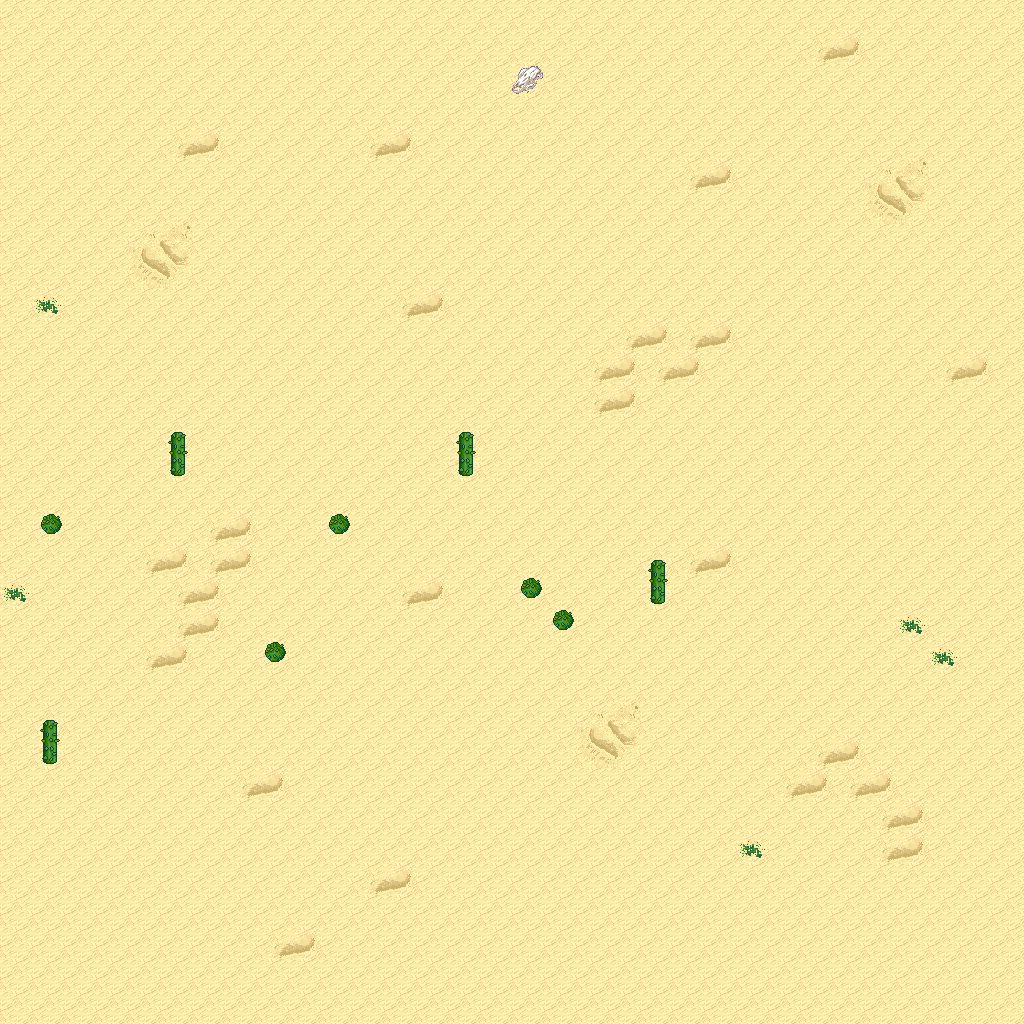

A 2D game scene composited from a Tiled map and its tileset images. What follows is a short description and the map's XML, with each tile layer's data collapsed to a summary:
An orthogonal 32x32 tile map with 32x32 px tiles, 5 tile layers (Ground, Objects, Objects2, Above, ...), 1 hidden layer not drawn, 6 tilesets.

<map version="1.10" tiledversion="1.11.0" orientation="orthogonal" renderorder="right-down" width="32" height="32" tilewidth="32" tileheight="32" infinite="0" nextlayerid="11" nextobjectid="1">
 <tileset firstgid="1" name="logic_collision" tilewidth="32" tileheight="32" tilecount="1" columns="1">
  <image source="../drawable/logic_collision.png" width="32" height="32" />
 </tileset>
 <tileset firstgid="2" name="terrain_desert" tilewidth="32" tileheight="32" tilecount="88" columns="8">
  <image source="../drawable/terrain_desert.png" width="256" height="352" />
 </tileset>
 <tileset firstgid="90" name="ground_sand_2" tilewidth="32" tileheight="32" tilecount="15" columns="5">
  <image source="../drawable/ground_sand_2.png" width="160" height="96" />
 </tileset>
 <tileset firstgid="105" name="plant_cactus_2" tilewidth="32" tileheight="32" tilecount="10" columns="5">
  <image source="../drawable/plant_cactus_2.png" width="160" height="64" />
 </tileset>
 <tileset firstgid="115" name="plant_round_cactuses" tilewidth="32" tileheight="32" tilecount="20" columns="10">
  <image source="../drawable/plant_round_cactuses.png" width="320" height="64" />
 </tileset>
 <tileset firstgid="135" name="plant_cactus" tilewidth="32" tileheight="32" tilecount="2" columns="1">
  <image source="../drawable/plant_cactus.png" width="32" height="64" />
 </tileset>
 <layer id="1" name="Ground" width="32" height="32">
  <data>[1024 cells, 1024 non-empty, 9 distinct tile ids]</data>
 </layer>
 <layer id="2" name="Objects" width="32" height="32">
  <data>[1024 cells, 9 non-empty, 2 distinct tile ids]</data>
 </layer>
 <layer id="3" name="Objects2" width="32" height="32">
  <data>[1024 cells, 0 non-empty, 0 distinct tile ids]</data>
 </layer>
 <layer id="4" name="Above" width="32" height="32">
  <data>[1024 cells, 4 non-empty, 1 distinct tile ids]</data>
 </layer>
 <layer id="5" name="Above2" width="32" height="32">
  <data>[1024 cells, 0 non-empty, 0 distinct tile ids]</data>
 </layer>
 <layer id="6" name="Walkable" width="32" height="32" visible="0">
  <data>[1024 cells, 10 non-empty, 1 distinct tile ids]</data>
 </layer>
 <objectgroup id="7" name="Mapevents" />
 <objectgroup id="8" name="Spawn" />
 <objectgroup id="9" name="Keys" />
 <objectgroup id="10" name="Replace" />
</map>
